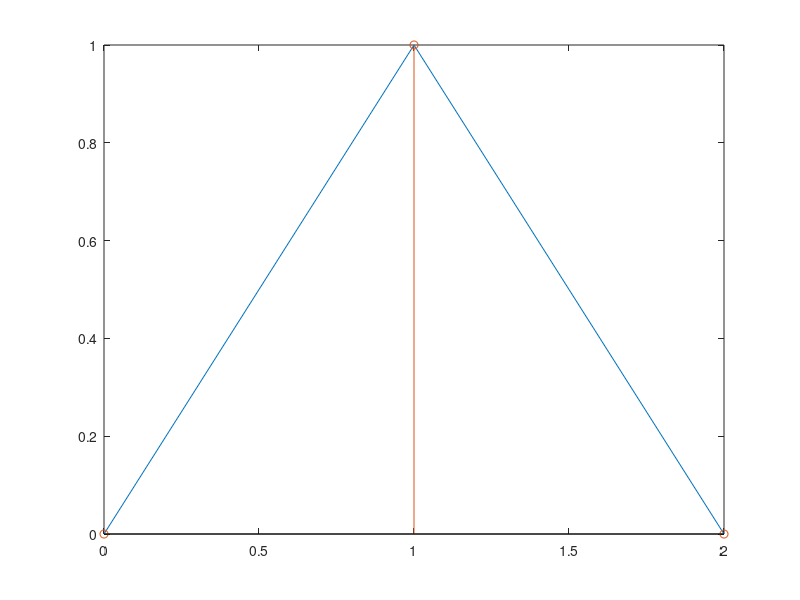

Here is the MATLAB script that generated this plot:
close all
clear all
clc
x=[];
t=0:1:2
for i=1:length(t)
    if i<=2;
        x(i)=i-1;
    else x(i)=3-i;
    end
end
 n=0:1:2
  plot(t,x)
  hold on
  stem(n,x)